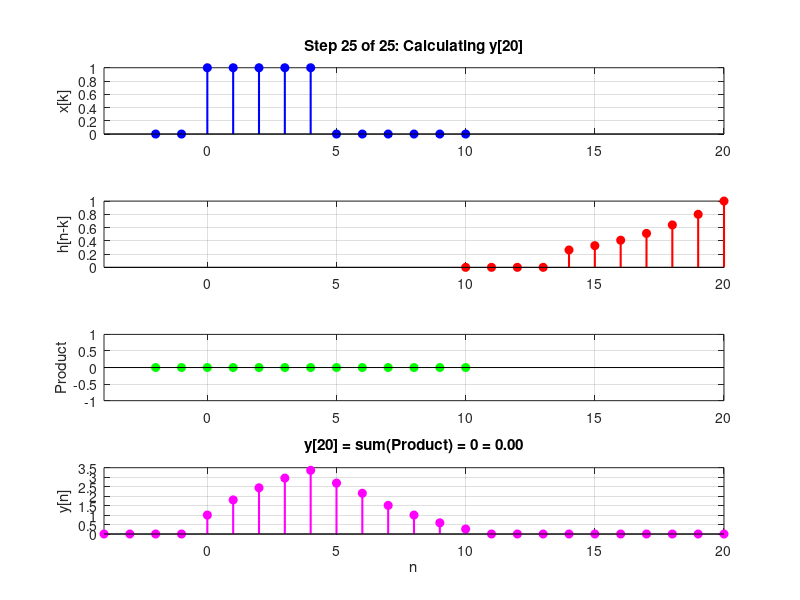

MATLAB code for this plot:
% --- Step-by-Step Discrete Convolution with Calculations ---
% Clear environment
clear; clc; close all;

% 1. DEFINE SIGNALS
% Define index k for the signals
k = -2:10;
% Signal x[k] (e.g., a rectangular pulse)
x = (k >= 0 & k <= 4);
% Signal h[k] (e.g., a decaying ramp)
h = (0.8).^k .* (k >= 0 & k <= 6);

% 2. INITIALIZE FOR CONVOLUTION
% The output signal y[n] will exist from the sum of the starting indices
% to the sum of the ending indices.
n_start = k(1) + k(1);
n_end = k(end) + k(end);
n = n_start:n_end;
y = zeros(1, length(n));

% Flip h[k] to get h[-k] for the convolution process
h_flipped = fliplr(h);
k_flipped = -fliplr(k);

% 3. PERFORM CONVOLUTION STEP-BY-STEP
figure('Name', 'Discrete Convolution Steps', 'Position', [100, 100, 900, 700]);

for i = 1:length(n)
    current_n = n(i);

    % Clear the plot for the new step
    clf;

    % --- Visualization ---
    % Plot original x[k]
    subplot(4, 1, 1);
    stem(k, x, 'b', 'filled', 'LineWidth', 1.5);
    title(['Step ', num2str(i), ' of ', num2str(length(n)), ': Calculating y[', num2str(current_n), ']']);
    ylabel('x[k]');
    grid on;
    xlim([n_start, n_end]);

    % Plot flipped and shifted h[n-k]
    subplot(4, 1, 2);
    % The shifted index for h_flipped is k_flipped + current_n
    stem(k_flipped + current_n, h_flipped, 'r', 'filled', 'LineWidth', 1.5);
    ylabel('h[n-k]');
    grid on;
    xlim([n_start, n_end]);

    % --- Calculation ---
    % Find overlapping indices for multiplication
    [k_common, ix, ih] = intersect(k, k_flipped + current_n);

    % Initialize product array
    product = zeros(1, length(k));
    if ~isempty(k_common)
        % Perform element-wise multiplication on the overlap
        product(ix) = x(ix) .* h_flipped(ih);
    end

    % Calculate the sum to get the convolution result for this n
    y(i) = sum(product);

    % --- More Visualization ---
    % Plot the product x[k]h[n-k]
    subplot(4, 1, 3);
    stem(k, product, 'g', 'filled', 'LineWidth', 1.5);
    ylabel('Product');
    grid on;
    xlim([n_start, n_end]);

    % Plot the resulting signal y[n] as it's being built
    subplot(4, 1, 4);
    stem(n, y, 'm', 'filled', 'LineWidth', 1.5);

    % --- Display Calculation on Plot ---
    % Create the string showing the summation
    non_zero_elements = product(product ~= 0);
    if isempty(non_zero_elements)
        sum_str = '0';
    else
        % Create a string like "0.8 + 0.64 + ..."
        sum_str = strjoin(arrayfun(@(val) sprintf('%.2f', val), non_zero_elements, 'UniformOutput', false), ' + ');
    end
    calc_title = sprintf('y[%d] = sum(Product) = %s = %.2f', current_n, sum_str, y(i));
    title(calc_title);

    ylabel('y[n]');
    xlabel('n');
    grid on;
    xlim([n_start, n_end]);

    % Pause to allow viewing of the current step
    pause(1.5);
end

% Display final result in the command window
disp('Final convolved signal y[n]:');
disp(y);
